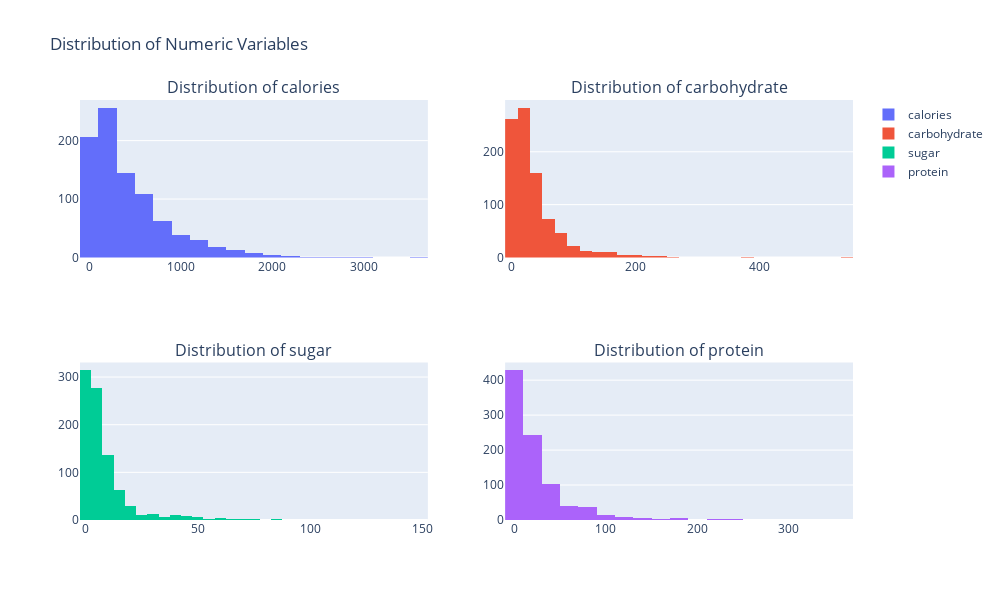

The cell this chart's notebook holds for it:
### Markdown cell above
The dataset contains **947 rows** and **8 columns**. I have validated all the columns against the criteria in the dataset table:

- recipe: Same as description without missing values. all unique
- calories: Same as description Missing 52 values filled with categorical mean
- carbohydrate: Same as description Missing 52 values  filled with categorical mean
- sugar: Same as description Missing 52 values  filled with categorical mean
- protein: Same as description Missing 52 values  filled with categorical mean
- category:  Same as description. No missing values. 11 different values. Breakfast, Chicken Breast, Beverages, Lunch/Snack, Potato, Pork, Vegetable,Dessert, Meat, Chicken, One Dish Meal 
- servings: Had to switch from object to int.. Replaced ‘4 as a snack’ and ‘6 as a snack’ to  4 and 6
- high_traffic :  Same as description. Converted to 1 for High and 0 for nulls.
After cleaning and validating the data, the dataset now consists of **895 recipes**

### Code cell
## Exploratory Data Analysis
numeric_vars = ['calories', 'carbohydrate', 'sugar', 'protein']

# Create a 2x2 grid of subplots with larger subplots
fig = sp.make_subplots(rows=2, cols=2, subplot_titles=[f'Distribution of {var}' for var in numeric_vars])

# Plotting the numeric variables and add legends
for i, var in enumerate(numeric_vars):
    row = i // 2 + 1
    col = i % 2 + 1
    hist = go.Histogram(x=data[var], nbinsx=30, name=var)
    fig.add_trace(hist, row=row, col=col)

# Update the layout with larger subplot sizes
fig.update_layout(
    title="Distribution of Numeric Variables",
    height=600,  # Adjust the height of the entire plot
    width=1000,   # Adjust the width of the entire plot
    showlegend=True  # Show legends
)

# Show the plot
fig.show()

### Figure 1 — Plotly figure (JSON) as saved in the notebook; plotly's stock layout.template omitted (floating-point values rounded to 4 significant figures; data arrays with more than 128 entries replaced by an {"elided": "..."} marker saying what was removed)
{"data": [{"name": "calories", "nbinsx": 30, "type": "histogram", "x": {"elided": "895 float values"}, "xaxis": "x", "yaxis": "y"}, {"name": "carbohydrate", "nbinsx": 30, "type": "histogram", "x": {"elided": "895 float values"}, "xaxis": "x2", "yaxis": "y2"}, {"name": "sugar", "nbinsx": 30, "type": "histogram", "x": {"elided": "895 float values"}, "xaxis": "x3", "yaxis": "y3"}, {"name": "protein", "nbinsx": 30, "type": "histogram", "x": {"elided": "895 float values"}, "xaxis": "x4", "yaxis": "y4"}], "layout": {"annotations": [{"font": {"size": 16}, "showarrow": false, "text": "Distribution of calories", "x": 0.225, "xanchor": "center", "xref": "paper", "y": 1, "yanchor": "bottom", "yref": "paper"}, {"font": {"size": 16}, "showarrow": false, "text": "Distribution of carbohydrate", "x": 0.775, "xanchor": "center", "xref": "paper", "y": 1, "yanchor": "bottom", "yref": "paper"}, {"font": {"size": 16}, "showarrow": false, "text": "Distribution of sugar", "x": 0.225, "xanchor": "center", "xref": "paper", "y": 0.375, "yanchor": "bottom", "yref": "paper"}, {"font": {"size": 16}, "showarrow": false, "text": "Distribution of protein", "x": 0.775, "xanchor": "center", "xref": "paper", "y": 0.375, "yanchor": "bottom", "yref": "paper"}], "height": 600, "showlegend": true, "title": {"text": "Distribution of Numeric Variables"}, "width": 1000, "xaxis": {"anchor": "y", "domain": [0, 0.45]}, "xaxis2": {"anchor": "y2", "domain": [0.55, 1]}, "xaxis3": {"anchor": "y3", "domain": [0, 0.45]}, "xaxis4": {"anchor": "y4", "domain": [0.55, 1]}, "yaxis": {"anchor": "x", "domain": [0.625, 1]}, "yaxis2": {"anchor": "x2", "domain": [0.625, 1]}, "yaxis3": {"anchor": "x3", "domain": [0, 0.375]}, "yaxis4": {"anchor": "x4", "domain": [0, 0.375]}}}
